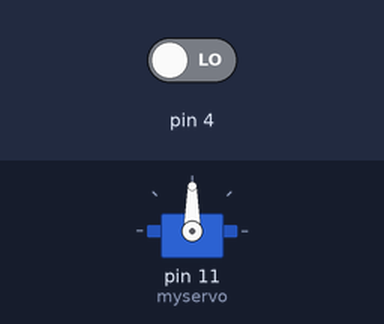
Recording of a sketch running on a simulated Arduino Uno, built with avr-gcc and run on an emulated ATmega328P. Shown: servo. The inputs (shaded band) are chosen by the test bench; at power-on: pin 4 LOW.

Above: at 1.2 s.
1.3 s: pin 4 driven HIGH
At 4.2 s:
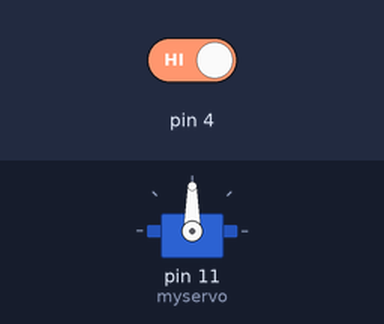
4.3 s: pin 4 driven LOW
At 4.9 s:
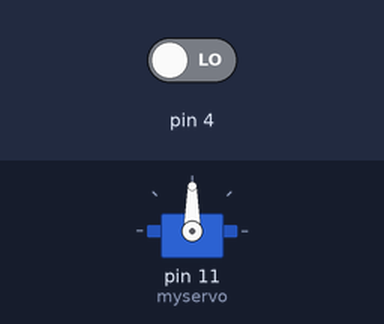
Timing chart, 0 to 7.3 s (numbered marks = the images above; inputs shaded):
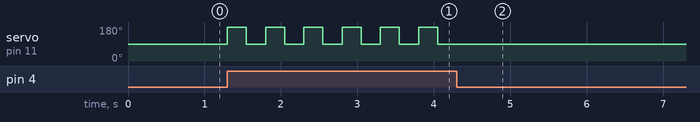

Measured:
- after the input at 1.3 s, servo on pin 11 (myservo): alternates 180° for 0.25 s and 90° for 0.25 s, starting at once
- after the input at 4.3 s, servo on pin 11 (myservo): stops changing and stays 90°

The sketch:

sketch_feb22a.ino
```cpp
#include <Servo.h>
Servo myservo;
int buttonstate = 0;
int doorstate;
int pos;
int lastbuttonstate;


void setup() {
  // put your setup code here, to run once:3
  pinMode(11, OUTPUT);
  pinMode(4,INPUT);
  myservo.attach(11);
  myservo.write(90);
  doorstate = "closed";
  pos = 90;
}

void loop() {
buttonstate = digitalRead(4);
if (buttonstate == HIGH && doorstate == "closed"){
     myservo.write(200);
     delay(250);
     doorstate = "open";
     }
     else if (buttonstate == HIGH && doorstate == "open"){
      myservo.write(90);
      delay(250);
      doorstate = "closed";
     }

}
```
